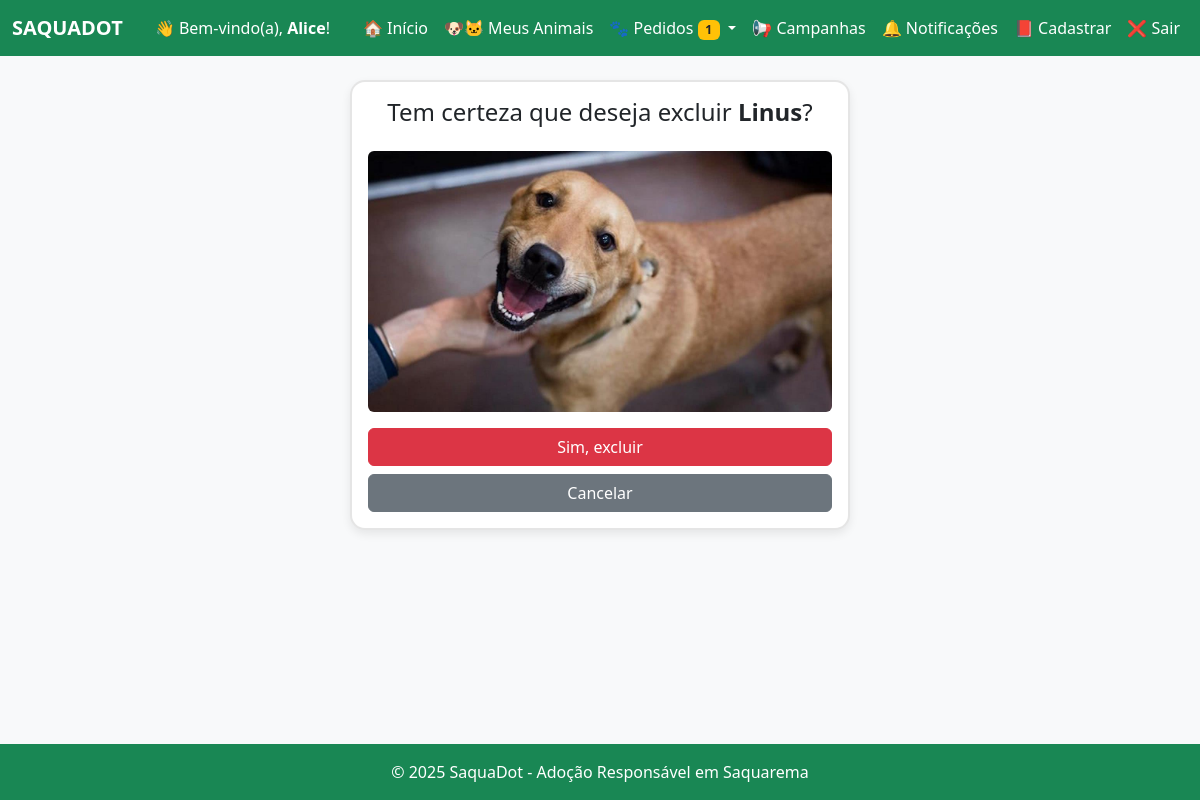
The app's page /animal/excluir/5/ (signed in) with its own data.
### core/models.py (models this page shows, shortened)
class Animal(models.Model):
    PORTE_CHOICES = [
        ('Pequeno', 'Pequeno'),
        ('Médio', 'Médio'),
        ('Grande', 'Grande'),
    ]
    SEXO_CHOICES = [
        ('Macho', 'Macho'),
        ('Fêmea', 'Fêmea'),
    ]
    IDADE_CHOICES = [
        ('Menos de 6 meses', 'Menos de 6 meses'),
        ('7 a 11 meses', '7 a 11 meses'),
        ('1 ano', '1 ano'),
        ('2 anos', '2 anos'),
        ('3 anos', '3 anos'),
        ('4 anos', '4 anos'),
        ('5 anos', '5 anos'),
        ('6 anos', '6 anos'),
        ('7 ou mais', '7 ou mais'),
    ]
    nome = models.CharField(max_length=100)
    especie = models.CharField(max_length=50, choices=[('Cachorro', 'Cachorro'), ('Gato', 'Gato')])
    idade = models.CharField(max_length=20, choices=IDADE_CHOICES, verbose_name="Idade")
    descricao = models.TextField()
    foto = models.ImageField(upload_to='animais/')
    adotado = models.BooleanField(default=False)
    cuidador = models.ForeignKey(User, on_delete=models.CASCADE, related_name='animais')
    porte = models.CharField(
        max_length=10,
        choices=PORTE_CHOICES,
        verbose_name="Porte",
        null=True, # Permite que animais antigos não tenham porte
        blank=True # Permite que o campo seja opcional no formulário
    )
    sexo = models.CharField(
        max_length=10,
        choices=SEXO_CHOICES,
        verbose_name="Sexo",
        null=True,
        blank=True
    )
    whatsapp = models.CharField(
        max_length=20,
        blank=True,
        null=True,
        verbose_name="WhatsApp",
        help_text="Número com DDD"
    )
    email = models.EmailField(
        blank=True,
        null=True,
        verbose_name="E-mail"
    )

### core/views.py (the view)
# urls.py: path('animal/excluir/<int:id>/', views.excluir_animal, name='excluir_animal'),
@login_required
def excluir_animal(request, id):
    animal = get_object_or_404(Animal, id=id, cuidador=request.user)
    if request.method == 'POST':
        animal.delete()
        messages.success(request, 'Animal excluído com sucesso! 🗑️')
        return redirect('meus_animais')
    return render(request, 'core/confirmar_exclusao.html', {'animal': animal})

### core/context_processors.py (called while the page is built)
def contagem_pedidos(request):
    if request.user.is_authenticated:
        pendentes = Adocao.objects.filter(animal__cuidador=request.user, aprovado=False).count()
        return {'pedidos_pendentes': pendentes}
    return {}

def contagem_notificacoes(request):
    if request.user.is_authenticated:
        nao_lidas = Notificacao.objects.filter(usuario=request.user, lida=False).count()
        return {'notificacoes_nao_lidas': nao_lidas}
    return {}

### core/templates/core/confirmar_exclusao.html (shortened to what this page needs)
{% extends 'core/base.html' %}
{% block content %}
<div class="card mx-auto" style="max-width: 500px;">
  <div class="card-body text-center">
    <h4>Tem certeza que deseja excluir <strong>{{ animal.nome }}</strong>?</h4>
    <img src="{{ animal.foto.url }}" class="img-fluid rounded my-3" alt="{{ animal.nome }}">
    <form method="post">
      <button type="submit" class="btn btn-danger w-100">Sim, excluir</button>
      <a href="{% url 'meus_animais' %}" class="btn btn-secondary w-100 mt-2">Cancelar</a>
    </form>
  </div>
</div>
{% endblock %}

### core/templates/core/base.html (shortened to what this page needs)
{% load static %}
<!DOCTYPE html>
<html lang="pt-br">
<head>
  <link href="https://cdn.jsdelivr.net/npm/bootstrap@5.3.0/dist/css/bootstrap.min.css" rel="stylesheet">
  <link href="{% static 'core/styles.css' %}" rel="stylesheet">
</head>
<body>
  <nav class="navbar navbar-expand-lg" style="background-color: #198754;">
    <div class="container-fluid">
      <a class="navbar-brand text-white fw-bold" href="/">SAQUADOT</a>
      {% if user.is_authenticated %}
        <span class="navbar-text text-white ms-3">
          👋 Bem-vindo(a), <strong>{{ user.first_name|default:user.username }}</strong>!
        </span>
      {% endif %}
      <div class="collapse navbar-collapse justify-content-end" id="navbarNav">
        <ul class="navbar-nav">
          {% if user.is_authenticated %}
            <li class="nav-item"><a class="nav-link text-white" href="/">🏠 Início</a></li>
            <li class="nav-item"><a class="nav-link text-white" href="/meus-animais/">🐶🐱 Meus Animais</a></li>
            <li class="nav-item dropdown">
              <a class="nav-link dropdown-toggle text-white" href="#" id="navbarDropdown" role="button" data-bs-toggle="dropdown">
                🐾 Pedidos
                {% if pedidos_pendentes > 0 %}
                  <span class="badge bg-warning text-dark">{{ pedidos_pendentes }}</span>
                {% endif %}
              </a>
            </li>
            <li class="nav-item"><a class="nav-link text-white" href="/campanhas/">📢 Campanhas</a></li>
            <li class="nav-item">
              <a class="nav-link text-white position-relative" href="/notificacoes/">
                🔔 Notificações
              </a>
            </li>
            <li class="nav-item"><a class="nav-link text-white" href="/animal/cadastrar/">📕 Cadastrar</a></li>
            <li class="nav-item"><a class="nav-link text-white" href="/logout/">❌ Sair</a></li>
          {% else %}
            <li class="nav-item"><a class="nav-link text-white" href="/login/">Entrar</a></li>
            <li class="nav-item"><a class="nav-link text-white" href="/register/">Cadastrar</a></li>
          {% endif %}
        </ul>
      </div>
    </div>
  </nav>
  <div class="toast-container position-fixed bottom-0 end-0 p-3" style="z-index: 1100;">
  </div>
  <div class="container mt-4">
    {% block content %}{% endblock %}
  </div>
  <footer class="bg-success text-white text-center py-3 mt-auto">
    © 2025 SaquaDot - Adoção Responsável em Saquarema
  </footer>
</body>
</html>

### core/static/core/styles.css (style rules this page uses)
html, body { height: 100%; }
body { background-color: #f8f9fa; display: flex; flex-direction: column; }
.navbar { background-color: #198754; }
.navbar a, .navbar-brand { color: white !important; }
footer { background-color: #198754; color: white; text-align: center; padding: 15px; margin-top: auto; }
.card { position: relative; border-radius: 15px; background-color: #ffffff; box-shadow: 0 4px 10px rgba(0, 0, 0, 0.08); border: 2px solid rgba(0, 0, 0, 0.1); transition: transform 0.3s ease, box-shadow 0.3s ease, border-color 0.3s ease; overflow: hidden; }

### records on screen
Animal: nome "Linus", foto (picture)

### other values on screen
{{ user.first_name|default:user.username }} "Alice"
{{ pedidos_pendentes }} "1"
